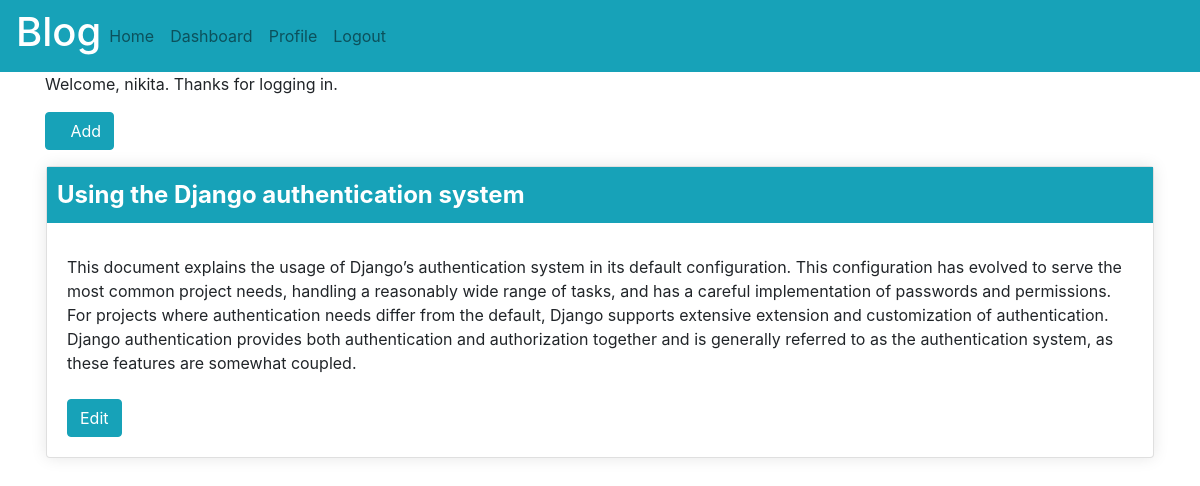
The app's page /dashboard/ (signed in) with its own data.
### blog/models.py (models this page shows, shortened)
class BlogsModel(models.Model):
    user = models.ForeignKey(User, on_delete=models.CASCADE)
    title = models.CharField(max_length=100)
    desc = models.TextField()

### blog/views.py (the view)
# urls.py: path('dashboard/', views.dashboard, name='dashboard'),
@login_required()
def dashboard(request):
    user = User.objects.filter(username=request.user, groups__name='Admin')
    if user:
        blog = BlogsModel.objects.all()
    else:
        blog = BlogsModel.objects.filter(user=request.user)
    return render(request, 'blog/dashboard.html', {'blogs':blog})

### template/blog/dashboard.html (shortened to what this page needs)
{% extends 'blog/after_login_navbar.html' %}
{%block content%}
<div class="container">
    {% if user.is_authenticated %}
       <p>Welcome, {{ user.username }}. Thanks for logging in.</p>
       <a href="{% url 'blog_add' %}" class="btn btn-info"><span class="icofont-plus"></span>Add</a>
        {% for blog in blogs %}
        <div class="row">
            <div class="col col-12">
               <div class="card">
                    <div class="card-title">{{blog.title}}</div>
                    <div class="card-body">{{blog.desc}}
                        <br><br>
                         <div class="display-inline">
                           <a href="{% url 'edit_blog' blog.id%}" class="btn btn-info">Edit</a>
                         </div>
                    </div>
                </div>
           </div>
        </div>
        {% endfor%}
     {%endif%}
</div>
{% endblock %}

### static/style.css (style rules this page uses)
.col { padding: 1rem; justify-content: center; }
.card { box-shadow: 0 0 1rem rgba(0,0,0,0.1); }
.card-title { background: #17a2b8!important; color: #fff; font-size: 24px; font-weight: bold; padding : 10px; }

### records on screen
BlogsModel: title "Using the Django authentication system", desc "This document explains the usage of Django’s authentication system in its default configuration. This configuration has evolved to serve the most common project needs, handling a reasonably wide range of tasks, and has a careful implementation of passwords and permissions. For projects where authentication needs differ from the default, Django supports extensive extension and customization of authentication. Django authentication provides both authentication and authorization together and is generally referred to as the authentication system, as these features are somewhat coupled."

### other values on screen
{{ user.username }} "nikita"
